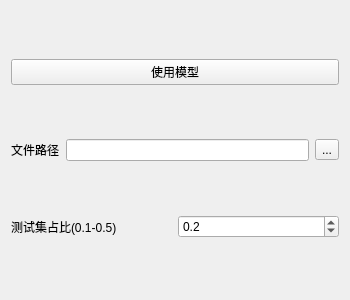
<?xml version="1.0" encoding="UTF-8"?>
<ui version="4.0">
 <class>Classify_ui</class>
 <widget class="QWidget" name="Classify_ui">
  <property name="geometry">
   <rect>
    <x>0</x>
    <y>0</y>
    <width>350</width>
    <height>300</height>
   </rect>
  </property>
  <property name="windowTitle">
   <string>Form</string>
  </property>
  <layout class="QVBoxLayout" name="verticalLayout" stretch="1,1,4">
   <item>
    <widget class="QPushButton" name="pushButton_2">
     <property name="text">
      <string>使用模型</string>
     </property>
    </widget>
   </item>
   <item>
    <layout class="QHBoxLayout" name="horizontalLayout_2">
     <item>
      <widget class="QLabel" name="label_2">
       <property name="text">
        <string>文件路径</string>
       </property>
      </widget>
     </item>
     <item>
      <widget class="QLineEdit" name="FilePath_lineEdit"/>
     </item>
     <item>
      <widget class="QToolButton" name="toolButton">
       <property name="text">
        <string>...</string>
       </property>
      </widget>
     </item>
    </layout>
   </item>
   <item>
    <layout class="QHBoxLayout" name="horizontalLayout">
     <item>
      <widget class="QLabel" name="label">
       <property name="text">
        <string>测试集占比(0.1-0.5)</string>
       </property>
      </widget>
     </item>
     <item>
      <widget class="QDoubleSpinBox" name="doubleSpinBox">
       <property name="decimals">
        <number>1</number>
       </property>
       <property name="minimum">
        <double>0.100000000000000</double>
       </property>
       <property name="maximum">
        <double>0.500000000000000</double>
       </property>
       <property name="singleStep">
        <double>0.100000000000000</double>
       </property>
       <property name="value">
        <double>0.200000000000000</double>
       </property>
      </widget>
     </item>
    </layout>
   </item>
  </layout>
 </widget>
 <resources/>
 <connections/>
</ui>
